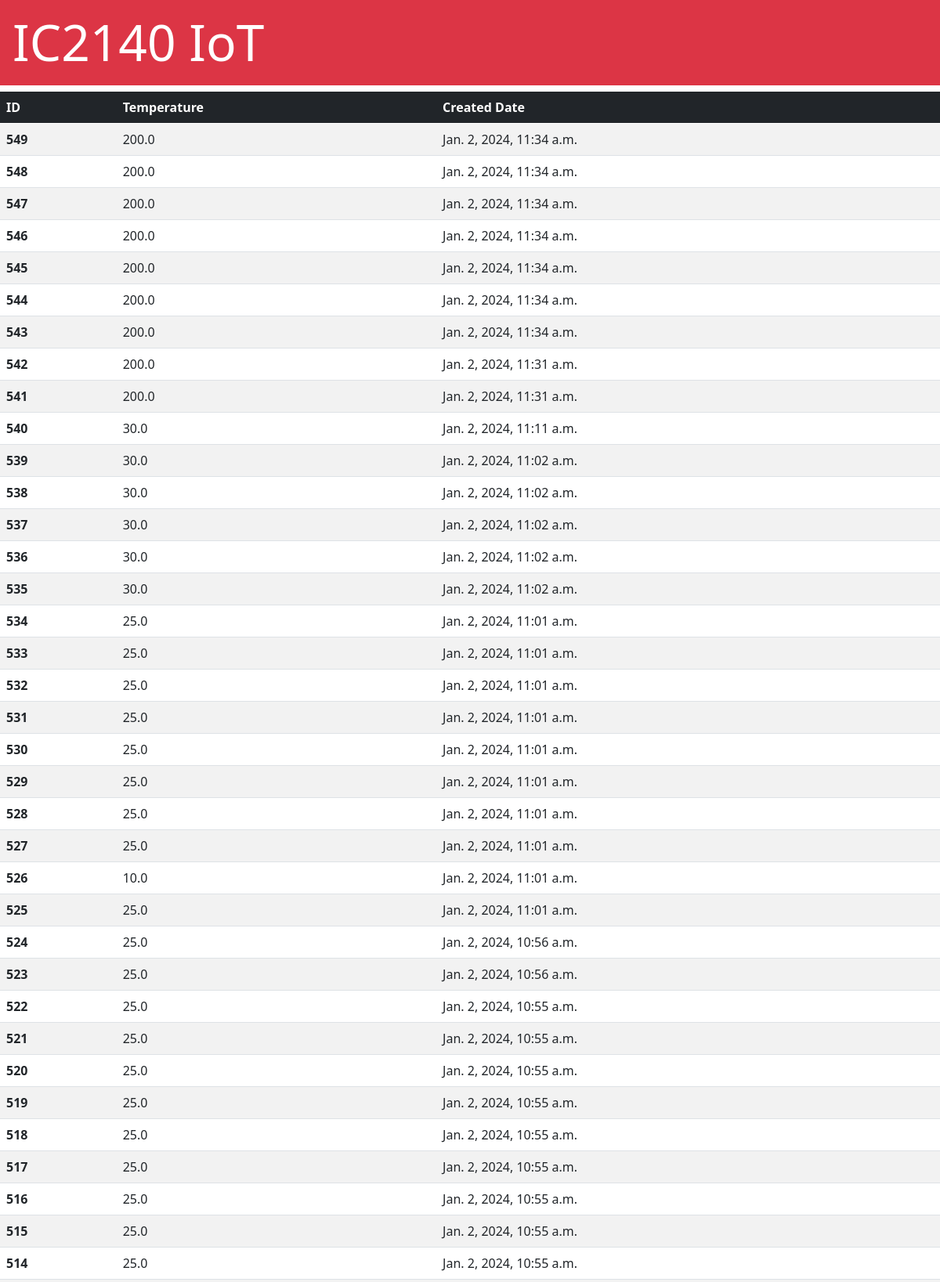
The page /iot/ (upper part) on the database its author committed.
### iot/models.py (models this page shows, shortened)
class Event(models.Model):
    node_id = models.CharField(max_length=2)
    node_loc = models.CharField(max_length=10)
    temp = models.DecimalField(max_digits=5, decimal_places=1)
    date_created = models.DateTimeField(auto_now_add=True)

### iot/views.py (the view)
# urls.py: path('', views.index),
def index(request):
    events = Event.objects.order_by('-date_created')
    context = {'events' : events} # Store the data in "context" dictionaries
    return render(request, 'iot/index.html', context) # Pass the context to HTML template

### iot/templates/iot/index.html (shortened to what this page needs)
<!doctype html>
<HTML>
    <head>
        <link href="https://cdn.jsdelivr.net/npm/bootstrap@5.0.0/dist/css/bootstrap.min.css" rel="stylesheet" integrity="sha384-
wEmeIV1mKuiNpC+IOBjI7aAzPcEZeedi5yW5f2yOq55WWLwNGmvvx4Um1vskeMj0">
    </head>
    <body>
            <h1 class="display-3 p-3 mb-2 bg-danger text-white">IC2140 IoT</h1>
            <table class="table table-striped table-hover">
            <thead class="table-dark">
            <tr>
            <th>ID</th>
            <th>Temperature</th>
            <th>Created Date</th>
            </tr>
            </thead>
            <tbody>
            {% for event in events %}
            <tr>
            <td><strong>{{ event.id }}</strong></td>
            <td>{{ event.temp }}</td>
            <td>{{ event.date_created }}</td>
            </tr>
            {% endfor %}
            </tbody>
            </table>
    </body>
</HTML>

### rows shown on the page
Event: id "549", temp "200.0", date_created "Jan. 2, 2024, 11:34 a.m."
Event: id "548", temp "200.0", date_created "Jan. 2, 2024, 11:34 a.m."
Event: id "547", temp "200.0", date_created "Jan. 2, 2024, 11:34 a.m."
Event: id "546", temp "200.0", date_created "Jan. 2, 2024, 11:34 a.m."
Event: id "545", temp "200.0", date_created "Jan. 2, 2024, 11:34 a.m."
Event: id "544", temp "200.0", date_created "Jan. 2, 2024, 11:34 a.m."
Event: id "543", temp "200.0", date_created "Jan. 2, 2024, 11:34 a.m."
Event: id "542", temp "200.0", date_created "Jan. 2, 2024, 11:31 a.m."
Event: id "541", temp "200.0", date_created "Jan. 2, 2024, 11:31 a.m."
Event: id "540", temp "30.0", date_created "Jan. 2, 2024, 11:11 a.m."
Event: id "539", temp "30.0", date_created "Jan. 2, 2024, 11:02 a.m."
Event: id "538", temp "30.0", date_created "Jan. 2, 2024, 11:02 a.m."
Event: id "537", temp "30.0", date_created "Jan. 2, 2024, 11:02 a.m."
Event: id "536", temp "30.0", date_created "Jan. 2, 2024, 11:02 a.m."
Event: id "535", temp "30.0", date_created "Jan. 2, 2024, 11:02 a.m."
Event: id "534", temp "25.0", date_created "Jan. 2, 2024, 11:01 a.m."
Event: id "533", temp "25.0", date_created "Jan. 2, 2024, 11:01 a.m."
Event: id "532", temp "25.0", date_created "Jan. 2, 2024, 11:01 a.m."
Event: id "531", temp "25.0", date_created "Jan. 2, 2024, 11:01 a.m."
Event: id "530", temp "25.0", date_created "Jan. 2, 2024, 11:01 a.m."
Event: id "529", temp "25.0", date_created "Jan. 2, 2024, 11:01 a.m."
Event: id "528", temp "25.0", date_created "Jan. 2, 2024, 11:01 a.m."
Event: id "527", temp "25.0", date_created "Jan. 2, 2024, 11:01 a.m."
Event: id "526", temp "10.0", date_created "Jan. 2, 2024, 11:01 a.m."
Event: id "525", temp "25.0", date_created "Jan. 2, 2024, 11:01 a.m."
Event: id "524", temp "25.0", date_created "Jan. 2, 2024, 10:56 a.m."
Event: id "523", temp "25.0", date_created "Jan. 2, 2024, 10:56 a.m."
Event: id "522", temp "25.0", date_created "Jan. 2, 2024, 10:55 a.m."
Event: id "521", temp "25.0", date_created "Jan. 2, 2024, 10:55 a.m."
Event: id "520", temp "25.0", date_created "Jan. 2, 2024, 10:55 a.m."
Event: id "519", temp "25.0", date_created "Jan. 2, 2024, 10:55 a.m."
Event: id "518", temp "25.0", date_created "Jan. 2, 2024, 10:55 a.m."
Event: id "517", temp "25.0", date_created "Jan. 2, 2024, 10:55 a.m."
Event: id "516", temp "25.0", date_created "Jan. 2, 2024, 10:55 a.m."
Event: id "515", temp "25.0", date_created "Jan. 2, 2024, 10:55 a.m."
Event: id "514", temp "25.0", date_created "Jan. 2, 2024, 10:55 a.m."
